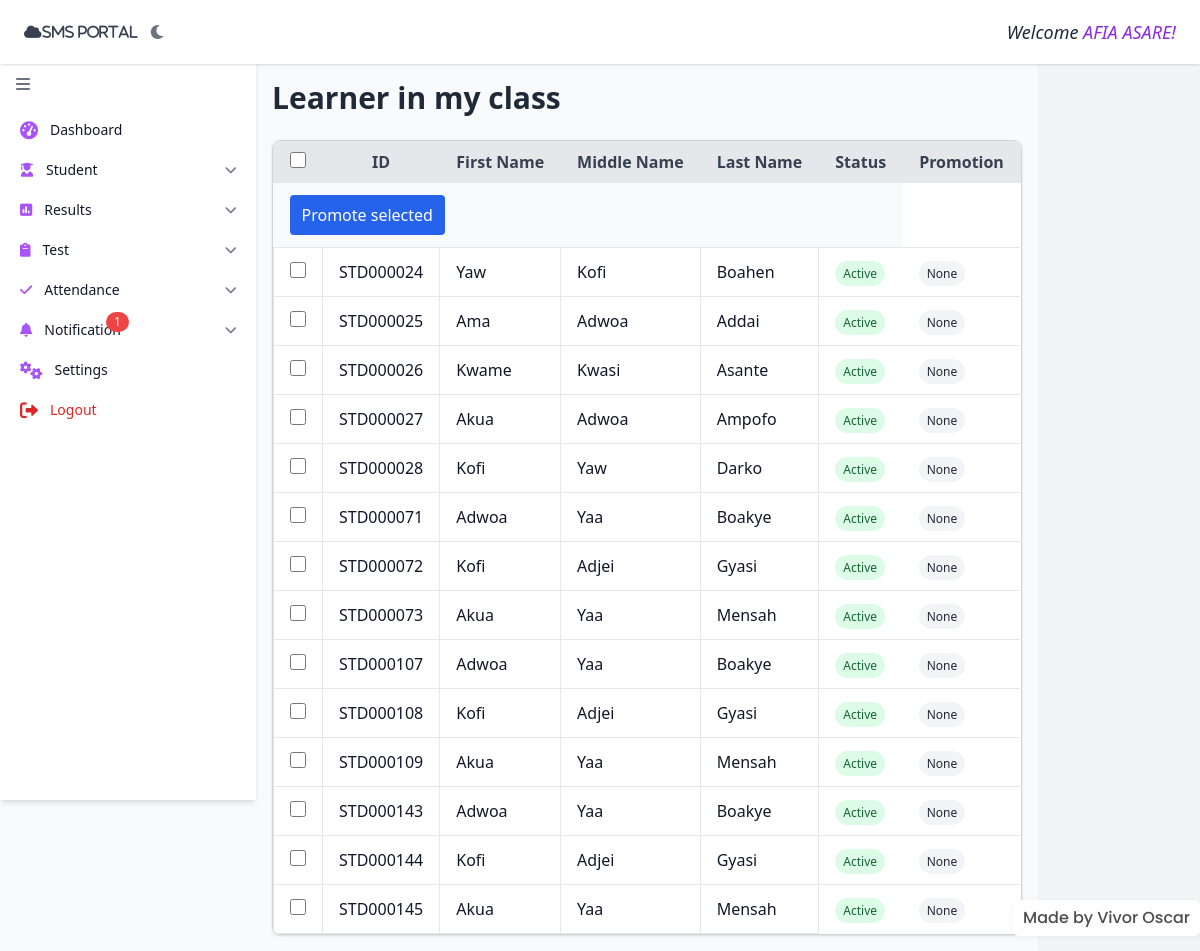
The app's page /public/staff/view-students.php (signed in) with its own data.
### tables this page shows
CREATE TABLE `staff` (
  `staff_id` varchar(255) NOT NULL,
  `gender` varchar(255) DEFAULT NULL,
  `first_name` varchar(255) DEFAULT NULL,
  `mid_name` varchar(255) DEFAULT NULL,
  `last_name` varchar(255) DEFAULT NULL,
  `dob` varchar(255) DEFAULT NULL,
  `number` varchar(255) DEFAULT NULL,
  `email` varchar(255) DEFAULT NULL,
  `class` varchar(110) NOT NULL,
  `curaddress` varchar(255) DEFAULT NULL,
  `qualification` varchar(255) DEFAULT NULL,
  `join_date` varchar(255) DEFAULT NULL,
  `role` varchar(255) DEFAULT NULL,
  `username` varchar(255) DEFAULT NULL,
  `password` varchar(255) DEFAULT NULL,
  `conpassword` varchar(255) DEFAULT NULL
);

CREATE TABLE `students` (
  `student_id` varchar(255) NOT NULL,
  `gender` varchar(255) NOT NULL,
  `first_name` varchar(255) NOT NULL,
  `mid_name` varchar(255) NOT NULL,
  `last_name` varchar(255) NOT NULL,
  `dob` varchar(255) NOT NULL,
  `number` varchar(255) DEFAULT NULL,
  `email` varchar(255) DEFAULT NULL,
  `class` varchar(25) NOT NULL,
  `curaddress` varchar(255) NOT NULL,
  `parent_name` varchar(255) DEFAULT NULL,
  `parent_email` varchar(255) DEFAULT NULL,
  `parent_number` varchar(255) DEFAULT NULL,
  `role` varchar(255) NOT NULL DEFAULT '''''''student''''''',
  `username` varchar(255) NOT NULL,
  `password` varchar(255) NOT NULL,
  `conpassword` varchar(255) NOT NULL,
  `alumni_year` int(11) DEFAULT NULL,
  `promotion_status` varchar(20) DEFAULT NULL,
  `promotion_target` varchar(100) DEFAULT NULL
);

### public/staff/view-students.php (the view, shortened to what this page needs)
<?php
include('include/side-bar.php');
include('../../includes/database.php');
$staff_username = isset($_SESSION['username']) ? $_SESSION['username'] : '';
$staff_id = null;
if ($staff_username !== '') {
    $esc_staff_username = $conn->real_escape_string($staff_username);
    $staff_result = $conn->query("SELECT staff_id FROM staff WHERE username = '$esc_staff_username' LIMIT 1");
    if ($staff_result && $row = $staff_result->fetch_assoc()) {
        $staff_id = $row['staff_id'];
    }
}
    $class_row = null;
    if (!empty($staff_id)) {
        $esc_sid = $conn->real_escape_string($staff_id);
        $class_query = $conn->query("SELECT c.class_name FROM staff_classes sc JOIN class c ON sc.class_name = c.class_name WHERE sc.staff_id = '$esc_sid' LIMIT 1");
        if ($class_query) $class_row = $class_query->fetch_assoc();
    }
if (!$class_row) {
    $error = "No class assigned to you.";
    $class_name = '';
} else {
    $class_name = $class_row['class_name'];
}
$students_result = false;
if (!empty($class_name)) {
    $esc_class = $conn->real_escape_string($class_name);
    $student_query = "SELECT s.student_id, s.first_name, s.last_name, s.mid_name FROM students s WHERE s.class = '$esc_class'";
    $students_result = $conn->query($student_query);
}
?>
<div class="flex min-h-screen bg-gray-50 dark:bg-gray-900 text-gray-900 dark:text-gray-100">
    <main class="flex-1 ml-20 md:ml-48 lg:ml-64 pt-20 p-4 overflow-x-hidden">
                <h1 class="text-3xl font-bold mb-6 text-gray-800 dark:text-white">Learner in my class</h1>
        <div class="overflow-x-auto shadow rounded-lg border border-gray-300 dark:border-gray-700">
            <table class="min-w-full bg-white dark:bg-gray-800">
                <thead class="bg-gray-200 dark:bg-gray-700 text-gray-700 dark:text-gray-200">
                    <tr>
                        <th class="px-4 py-2 border"><input type="checkbox" id="select-all" class="w-4 h-4" /></th>
                        <th class="px-4 py-2 border">ID</th>
                        <th class="px-4 py-2 border">First Name</th>
                        <th class="px-4 py-2 border">Middle Name</th>
                        <th class="px-4 py-2 border">Last Name</th>
                        <th class="px-4 py-2 border">Status</th>
                        <th class="px-4 py-2 border">Promotion</th>
                    </tr>
                </thead>
                <tbody>
                    <tr>
                        <td colspan="6" class="px-4 py-3 bg-gray-50 dark:bg-gray-800">
                            <button id="promote-selected" class="bg-blue-600 hover:bg-blue-700 text-white px-3 py-2 rounded">Promote selected</button>
                        </td>
                    </tr>
                    <?php if ($students_result && mysqli_num_rows($students_result) > 0): ?>
                        <?php while ($student = $students_result->fetch_assoc()): ?>
                            <tr class="border-t dark:border-gray-700 hover:bg-gray-50 dark:hover:bg-gray-700">
                                <td class="px-4 py-2 border"><input type="checkbox" class="promote-checkbox w-4 h-4" value="<?= htmlspecialchars($student['student_id']) ?>" /></td>
                                <td class="px-4 py-2 border"><?= htmlspecialchars($student['student_id']) ?></td>
                                <td class="px-4 py-2 border"><?= htmlspecialchars($student['first_name']) ?></td>
                                <td class="px-4 py-2 border"><?= htmlspecialchars($student['mid_name']) ?></td>
                                <td class="px-4 py-2 border"><?= htmlspecialchars($student['last_name']) ?></td>
                                <td class='py-3 px-4'><span class='px-2 py-1 text-xs font-medium bg-green-100 text-green-800 dark:bg-green-900/30 dark:text-green-300 rounded-full'>Active</span></td>
                                <td class='py-3 px-4'>
                                    <?php
                                        $ps = '';
                                        $pRes = $conn->query("SELECT promotion_status FROM students WHERE student_id='" . $conn->real_escape_string($student['student_id']) . "' LIMIT 1");
                                        if ($pRes && $prow = $pRes->fetch_assoc()) $ps = $prow['promotion_status'];
                                        if ($ps === 'pending') {
                                            echo "<span class='px-2 py-1 text-xs font-medium bg-yellow-100 text-yellow-800 rounded-full'>Pending</span>";
                                        } elseif ($ps === 'success') {
                                            echo "<span class='px-2 py-1 text-xs font-medium bg-green-100 text-green-800 rounded-full'>Success</span>";
                                        } elseif ($ps === 'failed') {
                                            echo "<span class='px-2 py-1 text-xs font-medium bg-red-100 text-red-800 rounded-full'>Failed</span>";
                                        } else {
                                            echo "<span class='px-2 py-1 text-xs font-medium bg-gray-100 text-gray-800 rounded-full'>None</span>";
                                        }
                                    ?>
                                </td>
                            </tr>
                        <?php endwhile; ?>
                    <?php else: ?>
                        <tr>
                            <td colspan="5" class="px-4 py-6 text-center text-gray-600">No students found for your class.</td>
                        </tr>
                    <?php endif; ?>
                </tbody>
            </table>
        </div>
    </main>

### public/staff/include/header.php (shortened to what this page needs)
<header class="fixed top-0 left-0 right-0 z-50 h-16 bg-white dark:bg-gray-800 shadow flex items-center justify-between px-4 md:px-6">
  <div class="flex items-center gap-3">
    <i class="fa fa-cloud text-sm text-gray-700 dark:text-gray-200">sms portal</i>
    <button @click="darkMode = !darkMode" class="text-gray-500 dark:text-gray-300 focus:outline-none">
      <i :class="darkMode ? 'fas fa-sun' : 'fas fa-moon'"></i>
    </button>
  </div>
  <div class="text-base md:text-lg text-gray-800 dark:text-white">
    <em>Welcome
      <span style="color:blueviolet;">
        <?php
    include('../../includes/database.php');
        $username = $_SESSION['username'] ?? '';
        $sql = "SELECT first_name, last_name FROM staff WHERE username='$username'";
        $result = mysqli_query($conn, $sql);
        $staff = mysqli_fetch_assoc($result);
        $first_name = $staff['first_name'] ?? '';
        $last_name = $staff['last_name'] ?? '';
        echo strtoupper(htmlspecialchars(($first_name) . ' ' . ($last_name)));
        ?>!
      </span>
    </em>
  </div>
</header>
<?php
if (file_exists(__DIR__ . '/../../include/watermark.php')) {
  include __DIR__ . '/../../include/watermark.php';
}

### templates/loader.php (style rules this page uses)
:root { --loader-bg:rgba(15,23,42,0.92);--accent1:#7c3aed;--accent2:#06b6d4;--accent3:#f97316 }

### records on screen
staff: first_name+last_name "AFIA ASARE"
students: student_id "STD000024", first_name "Yaw", mid_name "Kofi", last_name "Boahen"
students: student_id "STD000025", first_name "Ama", mid_name "Adwoa", last_name "Addai"
students: student_id "STD000026", first_name "Kwame", mid_name "Kwasi", last_name "Asante"
students: student_id "STD000027", first_name "Akua", mid_name "Adwoa", last_name "Ampofo"
students: student_id "STD000028", first_name "Kofi", mid_name "Yaw", last_name "Darko"
students: student_id "STD000071", first_name "Adwoa", mid_name "Yaa", last_name "Boakye"
students: student_id "STD000072", first_name "Kofi", mid_name "Adjei", last_name "Gyasi"
students: student_id "STD000073", first_name "Akua", mid_name "Yaa", last_name "Mensah"
students: student_id "STD000107", first_name "Adwoa", mid_name "Yaa", last_name "Boakye"
students: student_id "STD000108", first_name "Kofi", mid_name "Adjei", last_name "Gyasi"
students: student_id "STD000109", first_name "Akua", mid_name "Yaa", last_name "Mensah"
students: student_id "STD000143", first_name "Adwoa", mid_name "Yaa", last_name "Boakye"
students: student_id "STD000144", first_name "Kofi", mid_name "Adjei", last_name "Gyasi"
students: student_id "STD000145", first_name "Akua", mid_name "Yaa", last_name "Mensah"

### other values on screen
$notif_count "1"
